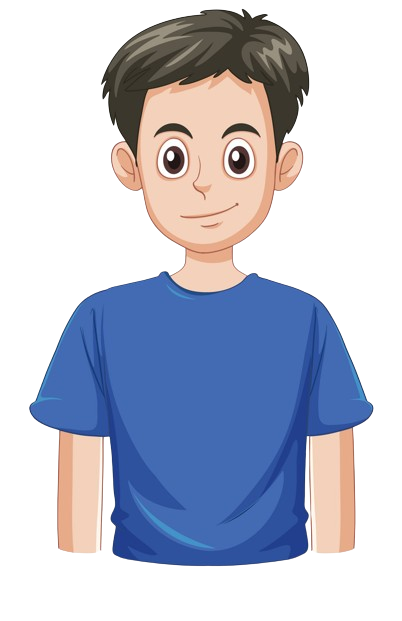
#> input picture Assignment3/ASSIGNMENT_1_DATA/teenage.png, 402 x 621 px
$ python main.py
#> lines starting #> are read from the running program, lines starting #| are printed output that depends on the picture
### Assignment3/env_.py
import gymnasium as gym
import numpy as np
import matplotlib.pyplot as plt
#import seaborn as sns
import random
import matplotlib.image as mpimg

class HomeFoodEnvStatic(gym.Env):
    def __init__(self, grid_size=10, max_steps=500):
#> called with grid_size = 10, max_steps = 500
        super().__init__()
        self.grid_size = grid_size
        self.max_steps = max_steps
        self.agent_state = np.array([0, 0])
        self.goal_state = np.array([grid_size - 1, grid_size - 1])
        self.hell_states = [np.array([5, 2]), np.array([2, 5])]

        self.agent_image_path = r"ASSIGNMENT_1_DATA/teenage.png"
        self.goal_image_path = r"ASSIGNMENT_1_DATA/biryani.jpg"
        self.biryani_image_path = r"ASSIGNMENT_1_DATA/biryani.jpg"
        self.salad_image_path = r"ASSIGNMENT_1_DATA/Salad.png"

        self.burger_image_path = r"ASSIGNMENT_1_DATA/burger.png"
        self.fries_image_path = r"ASSIGNMENT_1_DATA/fries.png"

        # Load images
        self.agent_image = mpimg.imread(self.agent_image_path)
#> self.agent_image is the input picture: shape (621, 402, 4) float32; mean R, G, B, A 0.216, 0.234, 0.296, 0.477
        self.goal_image = mpimg.imread(self.goal_image_path)
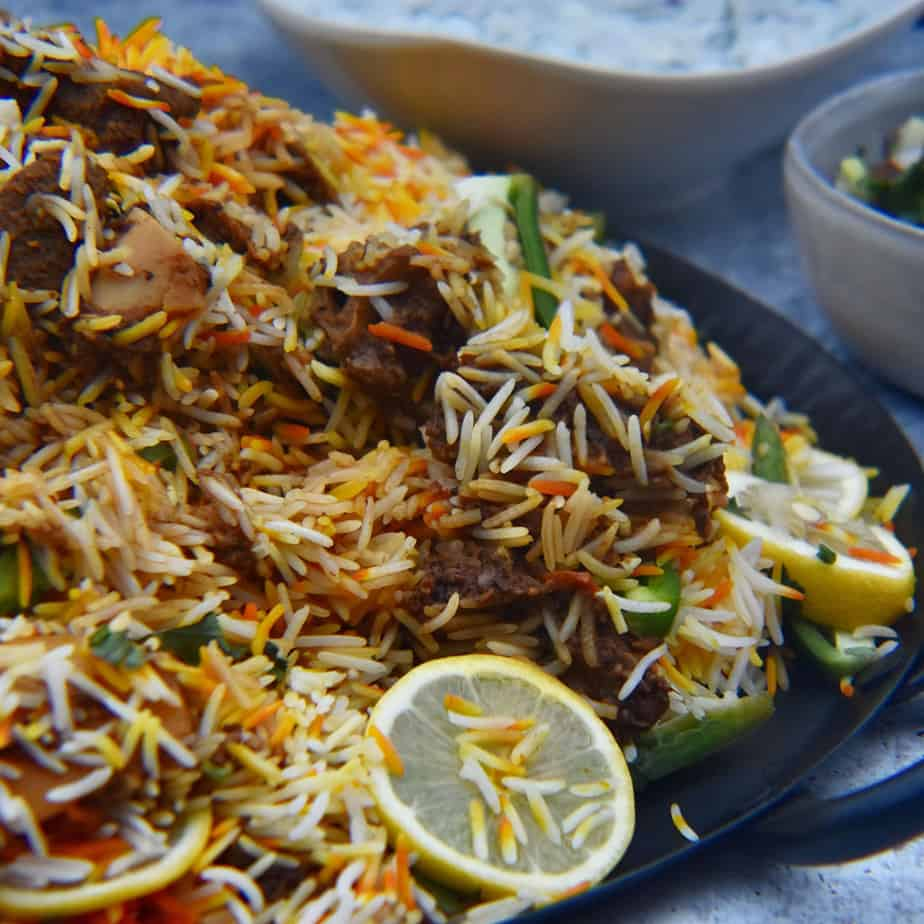
#> input picture Assignment3/ASSIGNMENT_1_DATA/biryani.jpg, 924 x 924 px
#> self.goal_image is the input picture: shape (924, 924, 3); mean R, G, B 117.9, 102.4, 77
        self.biryani_image = mpimg.imread(self.biryani_image_path)
        self.salad_image = mpimg.imread(self.salad_image_path)
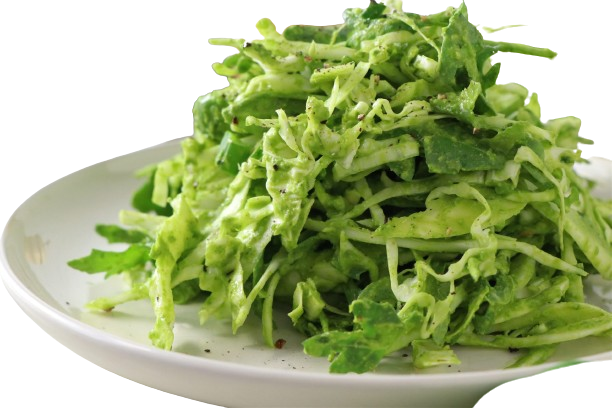
#> input picture Assignment3/ASSIGNMENT_1_DATA/Salad.png, 612 x 408 px
#> self.salad_image is the input picture: shape (408, 612, 4) float32; mean R, G, B, A 0.383, 0.433, 0.235, 0.726

        self.burger_image = mpimg.imread(self.burger_image_path)
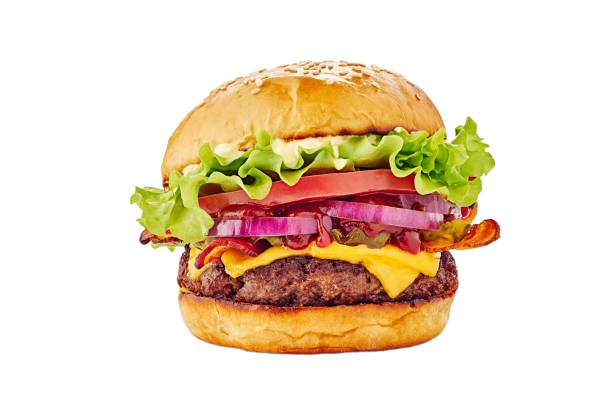
#> input picture Assignment3/ASSIGNMENT_1_DATA/burger.png, 612 x 408 px
#> self.burger_image is the input picture: shape (408, 612, 4) float32; mean R, G, B, A 0.253, 0.179, 0.0914, 0.324
        self.fries_image = mpimg.imread(self.fries_image_path)
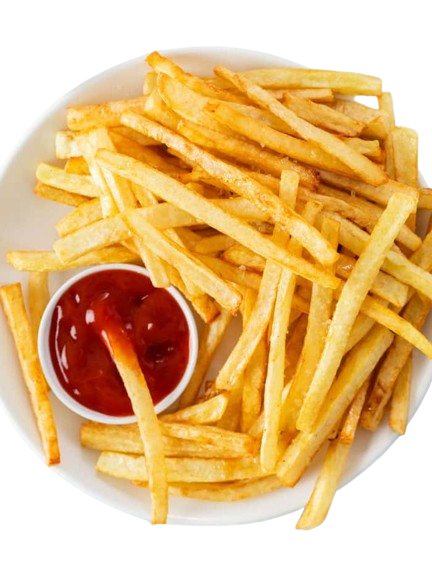
#> input picture Assignment3/ASSIGNMENT_1_DATA/fries.png, 432 x 577 px
#> self.fries_image is the input picture: shape (577, 432, 4) float32; mean R, G, B, A 0.613, 0.456, 0.231, 0.711

#> (the run stopped early here; a loop or call above may not have finished)
